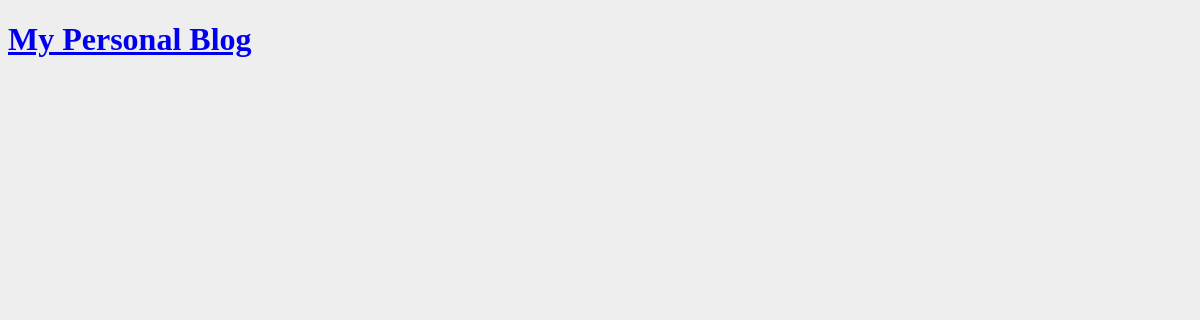
Before: / with the older database file.
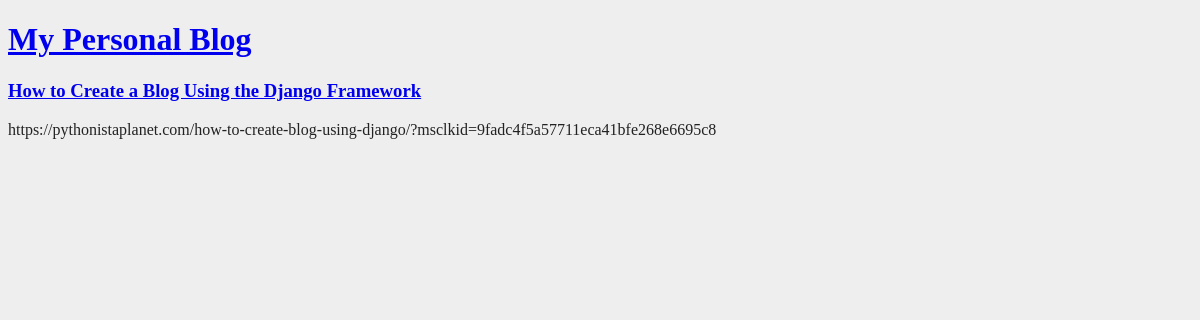
After: the same page with the newer database file.
### articles/models.py (models this page shows, shortened)
class Article(models.Model):
    author = models.ForeignKey('auth.User', on_delete = models.CASCADE,)
    title = models.CharField(max_length = 100)
    body = models.TextField()

### articles/views.py (the view)
# urls.py: path('', views.ArticleListView.as_view(), name='home'),
class ArticleListView(ListView):
    model = Article
    template_name = 'home.html'

### templates/home.html (shortened to what this page needs)
{% load static %}
<!DOCTYPE html>
<html lang="en">
 <head>
   <link rel="stylesheet" href="{% static 'css/style.css' %}">
</head>
<body>
     <header>
       <h1> <a href="/">My Personal Blog</a> </h1>
     </header>
     <div class="container">
       {% block content %}
         {% for i in object_list %}
             <div class="article">
                <h3><a href="{% url 'detail' i.pk %}">{{ i.title }}</a></h3>
               <p>{{ i.body }}</p>
            </div>
         {% endfor %}
        {% endblock content %}
     </div>
 </body>
</html>

### static/css/style.css (style rules this page uses)
body { background-color: #eee; color: #222; }

Changed rows visible on the page:
added Article: title "How to Create a Blog Using the Django Framework", body "https://pythonistaplanet.com/how-to-create-blog-using-django/?msclkid=9fadc4f5a57711eca41bfe268e6695c8"
